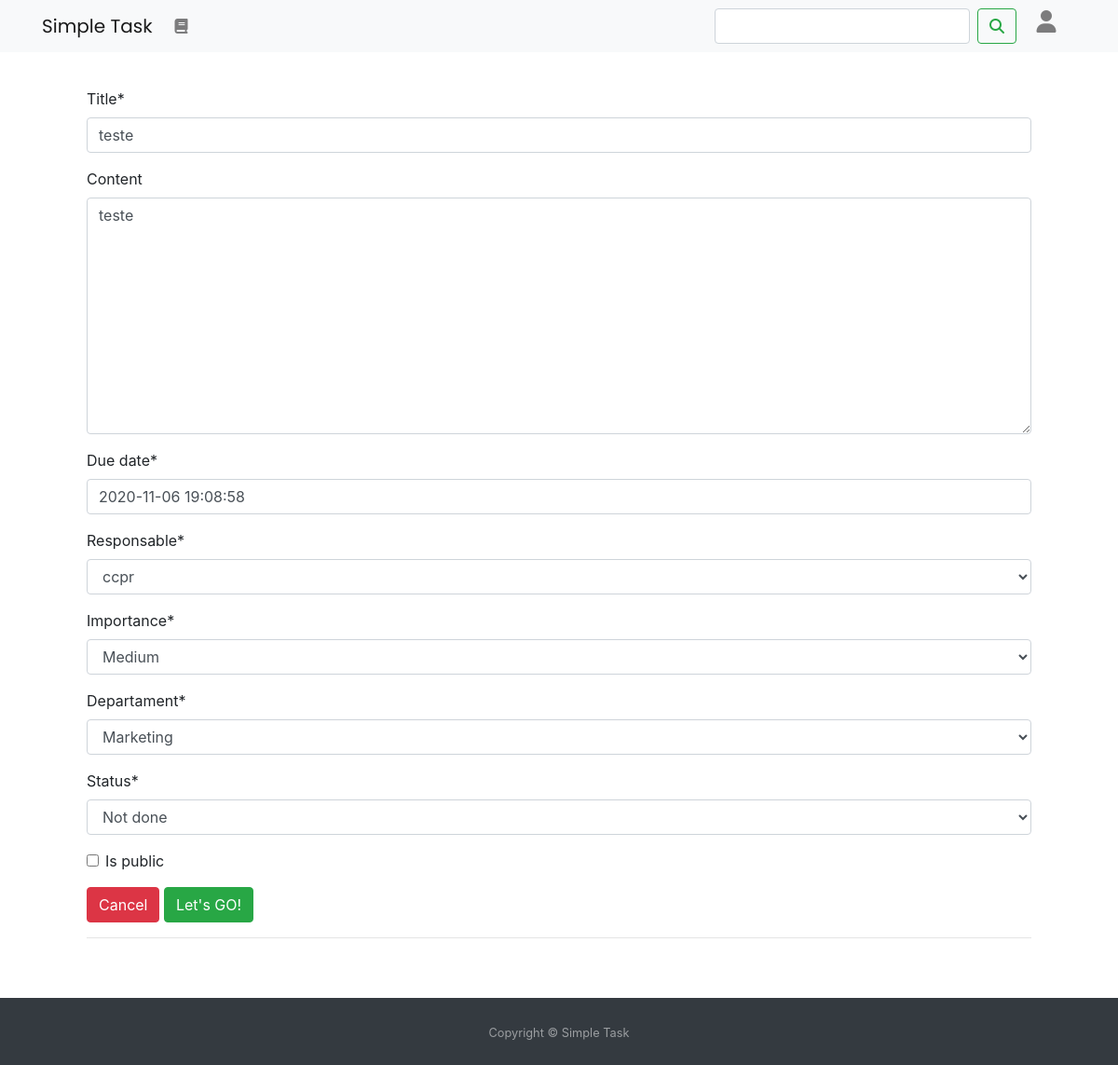
Screenshot of /task/69/update (signed in) with the database file from the repository.
### task_app/models.py (models this page shows, shortened)
class Task(models.Model):
    title = models.CharField(max_length=50)
    content = RichTextField(blank=True,null=True)
    date_created = models.DateTimeField(auto_now_add=True)
    due_date = models.DateTimeField(default=timezone.now)
    author = models.ForeignKey(User,  null=True, on_delete=models.SET_NULL, default=User)
    responsable = models.ForeignKey(User, null=True, on_delete=models.SET_NULL, related_name="author", default=author)
    STATUS_CHOICES = [('D', 'Done'),('P','Doing'),('N','Not done')]
    Status = models.CharField(max_length=1,choices=STATUS_CHOICES, default='N')
    IMPORTANCE_CHOICES = [('H', 'High'),('M','Medium'),('L','Low')]
    importance = models.CharField(max_length=1,choices=IMPORTANCE_CHOICES, default='M')
    DEPARTAMENT_CHOICES = [('D', 'Dev'),('M','Marketing'),('H','HR'),('L','Legal'),('F','Finances'),('O','Others')]
    departament = models.CharField(max_length=1,choices=DEPARTAMENT_CHOICES, default='M')
    is_public = models.BooleanField(default=False)
    class Meta:
      ordering = ('due_date',)

### task_app/views.py (the view, shortened to what this page needs)
# urls.py: path('task/<int:pk>/update', TaskUpdateView.as_view(), name='task-update'),
class TaskUpdateView(LoginRequiredMixin, UserPassesTestMixin, UpdateView):
    model = Task
    fields = ['title','content','due_date','responsable','importance','departament','Status','is_public']
    def test_func(self):
        task = self.get_object()
        if self.request.user == task.author:
            return True
        else:
            return False

### users/models.py (called while the page is built)
    def get_user(self, user_id):
        try:
            user = UserModel.objects.get(pk=user_id)
        except UserModel.DoesNotExist:
            return None
        return user if self.user_can_authenticate(user) else None

### task_app/templates/task_app/task_form.html (shortened to what this page needs)
{% extends "base.html" %}
{% load crispy_forms_tags %}
{% block content %}
{% include "shared/nav.html" %}
    <div style="margin-top: -20px;" class="container">
        <div style="margin: 0 0 0 0;" >
         <div class="p-5">
              <form method="POST" class="user">
                {{ form|crispy }}
                {% if task.pk == null %}
                <a href="{% url 'task-home' %}" class="btn btn-danger btn-user">Cancel</a>
                {% else %}
                <a href="{% url 'task-detail' task.pk %}" class="btn btn-danger btn-user">Cancel</a>
                {% endif %}
                <button class="btn btn-success btn-user" type="submit">Let's GO!</button>
              </form>
              <hr>
         </div>
        </div>
    </div>
{% include "shared/footer.html" %}
{% endblock content %}

### templates/shared/footer.html (style rules this page uses)
html, body { height: 100%; }

### rows the page displays
Task: title "teste", content "teste", due_date "2020-11-06 19:08:58", responsable "ccpr", importance "Medium", departament "Marketing", Status "Not done"
